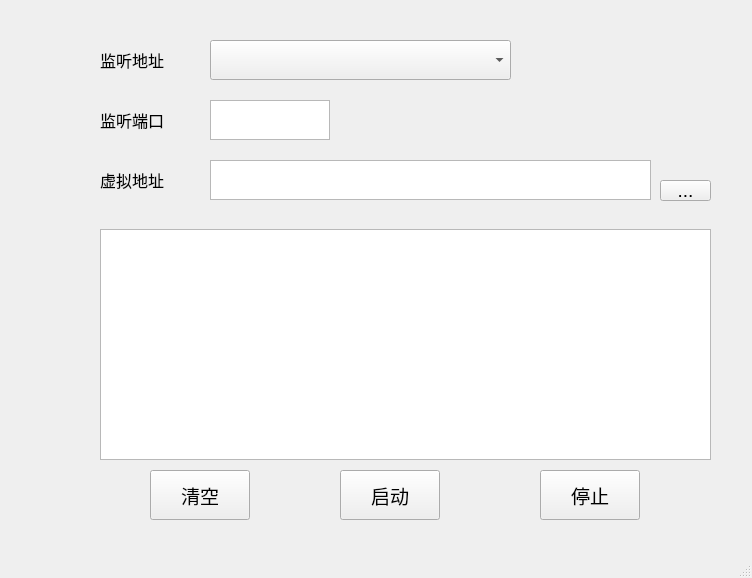
<?xml version="1.0" encoding="UTF-8"?>
<ui version="4.0">
 <class>MainWindow</class>
 <widget class="QMainWindow" name="MainWindow">
  <property name="geometry">
   <rect>
    <x>0</x>
    <y>0</y>
    <width>752</width>
    <height>578</height>
   </rect>
  </property>
  <property name="font">
   <font>
    <pointsize>14</pointsize>
   </font>
  </property>
  <property name="windowTitle">
   <string>MainWindow</string>
  </property>
  <widget class="QWidget" name="centralwidget">
   <widget class="QLabel" name="label_2">
    <property name="geometry">
     <rect>
      <x>100</x>
      <y>100</y>
      <width>100</width>
      <height>40</height>
     </rect>
    </property>
    <property name="font">
     <font>
      <pointsize>12</pointsize>
     </font>
    </property>
    <property name="text">
     <string>监听端口</string>
    </property>
   </widget>
   <widget class="QLabel" name="label_3">
    <property name="geometry">
     <rect>
      <x>100</x>
      <y>160</y>
      <width>100</width>
      <height>40</height>
     </rect>
    </property>
    <property name="font">
     <font>
      <pointsize>12</pointsize>
     </font>
    </property>
    <property name="text">
     <string>虚拟地址</string>
    </property>
   </widget>
   <widget class="QTextEdit" name="textEdit_2">
    <property name="geometry">
     <rect>
      <x>210</x>
      <y>100</y>
      <width>120</width>
      <height>40</height>
     </rect>
    </property>
    <property name="font">
     <font>
      <pointsize>15</pointsize>
     </font>
    </property>
    <property name="html">
     <string>&lt;!DOCTYPE HTML PUBLIC &quot;-//W3C//DTD HTML 4.0//EN&quot; &quot;http://www.w3.org/TR/REC-html40/strict.dtd&quot;&gt;
&lt;html&gt;&lt;head&gt;&lt;meta name=&quot;qrichtext&quot; content=&quot;1&quot; /&gt;&lt;style type=&quot;text/css&quot;&gt;
p, li { white-space: pre-wrap; }
&lt;/style&gt;&lt;/head&gt;&lt;body style=&quot; font-family:'SimSun'; font-size:15pt; font-weight:400; font-style:normal;&quot;&gt;
&lt;p style=&quot;-qt-paragraph-type:empty; margin-top:0px; margin-bottom:0px; margin-left:0px; margin-right:0px; -qt-block-indent:0; text-indent:0px; font-family:'SimSun'; font-size:9pt;&quot;&gt;&lt;br /&gt;&lt;/p&gt;&lt;/body&gt;&lt;/html&gt;</string>
    </property>
   </widget>
   <widget class="QTextEdit" name="textEdit_3">
    <property name="geometry">
     <rect>
      <x>210</x>
      <y>160</y>
      <width>441</width>
      <height>40</height>
     </rect>
    </property>
    <property name="font">
     <font>
      <pointsize>12</pointsize>
     </font>
    </property>
    <property name="html">
     <string>&lt;!DOCTYPE HTML PUBLIC &quot;-//W3C//DTD HTML 4.0//EN&quot; &quot;http://www.w3.org/TR/REC-html40/strict.dtd&quot;&gt;
&lt;html&gt;&lt;head&gt;&lt;meta name=&quot;qrichtext&quot; content=&quot;1&quot; /&gt;&lt;style type=&quot;text/css&quot;&gt;
p, li { white-space: pre-wrap; }
&lt;/style&gt;&lt;/head&gt;&lt;body style=&quot; font-family:'SimSun'; font-size:12pt; font-weight:400; font-style:normal;&quot;&gt;
&lt;p style=&quot;-qt-paragraph-type:empty; margin-top:0px; margin-bottom:0px; margin-left:0px; margin-right:0px; -qt-block-indent:0; text-indent:0px; font-family:'SimSun'; font-size:9pt;&quot;&gt;&lt;br /&gt;&lt;/p&gt;&lt;/body&gt;&lt;/html&gt;</string>
    </property>
   </widget>
   <widget class="QLabel" name="label">
    <property name="geometry">
     <rect>
      <x>100</x>
      <y>40</y>
      <width>100</width>
      <height>40</height>
     </rect>
    </property>
    <property name="font">
     <font>
      <pointsize>12</pointsize>
     </font>
    </property>
    <property name="text">
     <string>监听地址</string>
    </property>
   </widget>
   <widget class="QTextEdit" name="textEdit_4">
    <property name="geometry">
     <rect>
      <x>100</x>
      <y>229</y>
      <width>611</width>
      <height>231</height>
     </rect>
    </property>
    <property name="font">
     <font>
      <pointsize>12</pointsize>
     </font>
    </property>
   </widget>
   <widget class="QPushButton" name="pushButton">
    <property name="geometry">
     <rect>
      <x>340</x>
      <y>470</y>
      <width>100</width>
      <height>50</height>
     </rect>
    </property>
    <property name="text">
     <string>启动</string>
    </property>
   </widget>
   <widget class="QPushButton" name="pushButton_2">
    <property name="geometry">
     <rect>
      <x>540</x>
      <y>470</y>
      <width>100</width>
      <height>50</height>
     </rect>
    </property>
    <property name="text">
     <string>停止</string>
    </property>
   </widget>
   <widget class="QToolButton" name="toolButton">
    <property name="geometry">
     <rect>
      <x>660</x>
      <y>180</y>
      <width>51</width>
      <height>21</height>
     </rect>
    </property>
    <property name="text">
     <string>...</string>
    </property>
   </widget>
   <widget class="QComboBox" name="comboBox">
    <property name="geometry">
     <rect>
      <x>210</x>
      <y>40</y>
      <width>301</width>
      <height>40</height>
     </rect>
    </property>
   </widget>
   <widget class="QPushButton" name="pushButton_3">
    <property name="geometry">
     <rect>
      <x>150</x>
      <y>470</y>
      <width>100</width>
      <height>50</height>
     </rect>
    </property>
    <property name="text">
     <string>清空</string>
    </property>
   </widget>
  </widget>
  <widget class="QMenuBar" name="menubar">
   <property name="geometry">
    <rect>
     <x>0</x>
     <y>0</y>
     <width>752</width>
     <height>25</height>
    </rect>
   </property>
  </widget>
  <widget class="QStatusBar" name="statusbar"/>
 </widget>
 <resources/>
 <connections/>
</ui>
